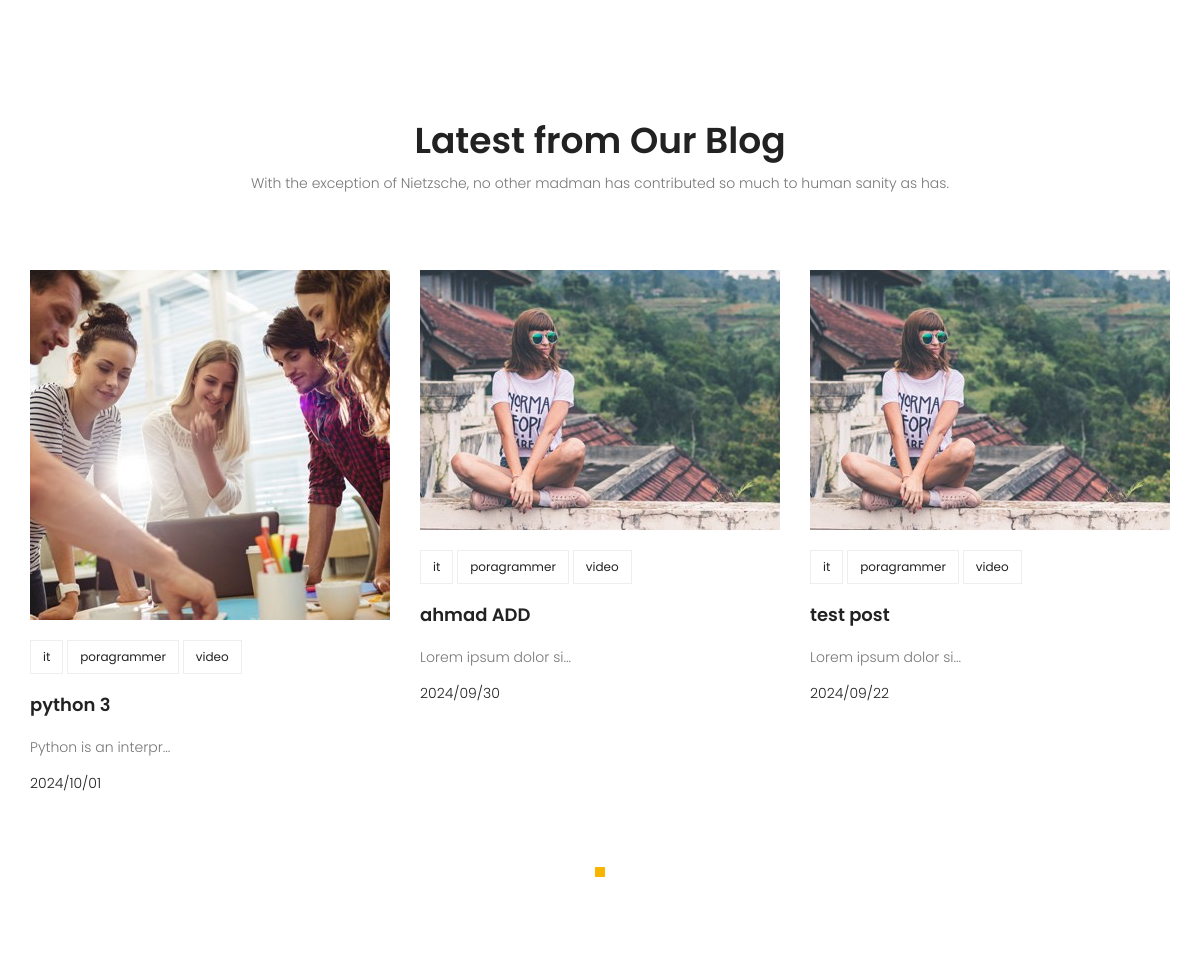
Before: / (middle part) with the older database file.
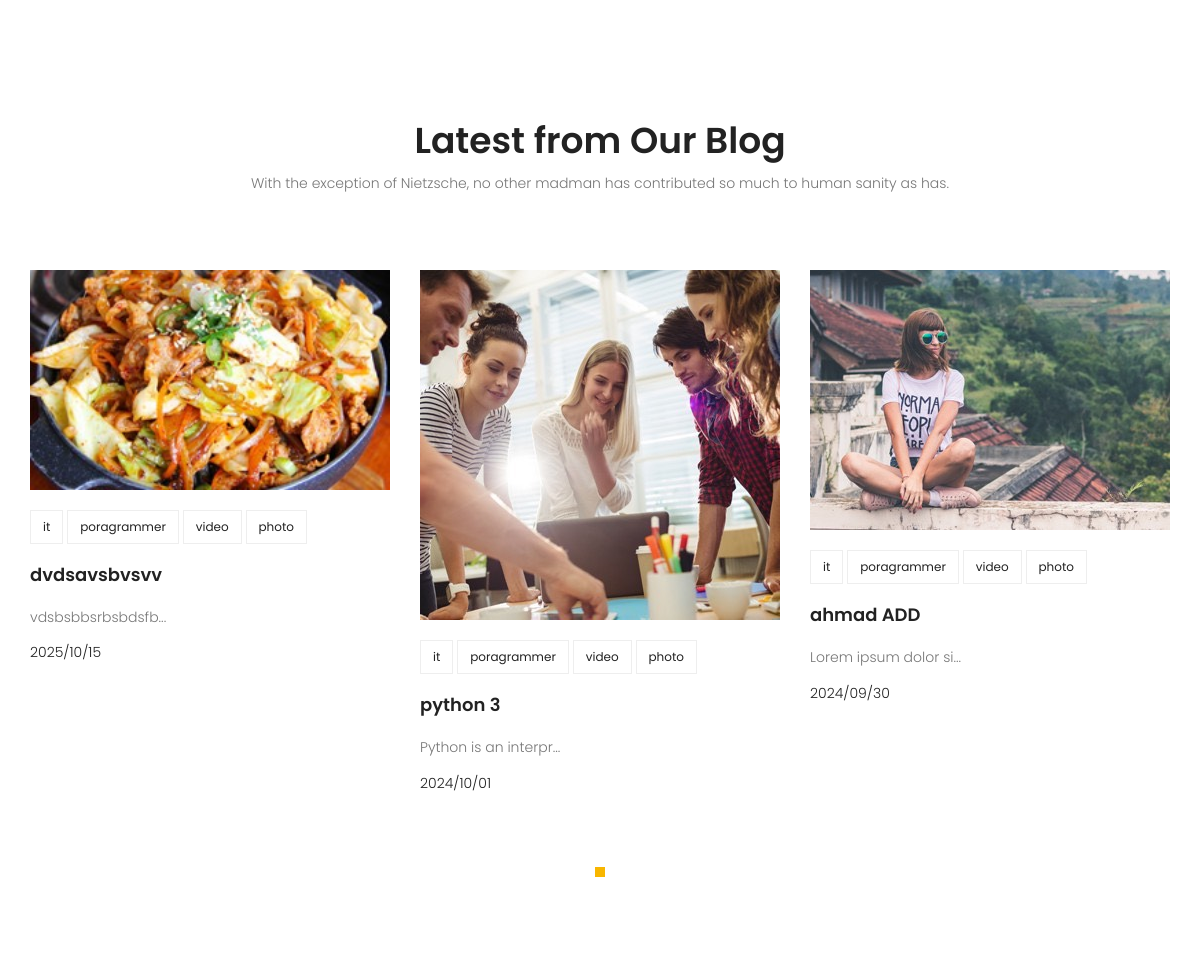
After: the same page with the newer database file.
### blog/models.py (models this page shows, shortened)
class post(models.Model):
    author= models.ForeignKey(User,on_delete=models.SET_NULL,null=True)
    img= models.ImageField(upload_to='blog/',default='default.jpg')
    titel= models.CharField(max_length=120)
    content= models.TextField()
    categore= models.ManyToManyField(categor)
    cuntent_view=models.IntegerField(default=0)
    status= models.BooleanField(default= False)
    publish_date= models.DateTimeField(null=True)
    created_date= models.DateTimeField(auto_now_add=True)
    update_date= models.DateTimeField(auto_now=True)
    class Meta:
        ordering = ['publish_date']

class categor(models.Model):
    name=models.CharField(max_length=255)
    def __str__(self):
        return self.name

### website/views.py (the view)
def index(request):
    return render(request,'website/index.html')

### blog/templatetags/blog-test.py (called while the page is built)
@register.filter(name='filter')
def h1(value,arg=20):
    return value[:arg]+'...'

### blog/templatetags/website-tag.py (called while the page is built)
@register.inclusion_tag('website/website-lates-post.html')
def lates_post(arg=3):
    now=timezone.now()
    posts=post.objects.filter(status=1,publish_date__lte=now).order_by('-publish_date')
    cat= categor.objects.all()
    cat_dict = {}
    for i in cat:
        p=posts.filter(categore = i )
        cat_dict[i] = p
    return {'posts': posts[:arg], 'category': cat_dict}

### templates/website/index.html (shortened to what this page needs)
{% extends "base.html" %}
{% load static %}
{% load website-tag %}
	{%block cotent%}
				{% lates_post %}
	{%endblock%}

### templates/website/website-lates-post.html
{% load static %}
{% load blog-test %}
<section class="recent-blog-area section-gap">
    <div class="container">
        <div class="row d-flex justify-content-center">
            <div class="menu-content pb-60 col-lg-9">
                <div class="title text-center">
                    <h1 class="mb-10">Latest from Our Blog</h1>
                    <p>With the exception of Nietzsche, no other madman has contributed so much to human sanity as has.</p>
                </div>
            </div>
        </div>
        <div class="row">
            <div class="active-recent-blog-carusel">
                {% for p in posts %}
                <div class="single-recent-blog-post item">
                    <div class="thumb">
                        <img class="img-fluid" src="{{p.img.url}}" alt="">
                    </div>
                    <div class="details">
                        <div class="tags">
                            <ul>
                                {% for name in category.keys %}
                                <li>
                                    <a href="{% url 'blog:blog_category' cat_name=name %}">{{name}}</a>
                                </li>
                                {%endfor%}
                            </ul>
                        </div>
                        <a href="{% url 'blog:blog_single' pid=p.id %}"><h4 class="title">{{p.titel}}</h4></a>
                        <p>
                           {{p.content|filter}}
                        </p>
                        <h6 class="date">{{p.publish_date|date:"o/m/d"}}</h6>
                    </div>
                </div>
                {% endfor %}
            </div>
        </div>
    </div>
</section>

Changed rows visible on the page:
no longer on this page (row edited): post: img (placeholder picture), titel "test post", content|filter "Lorem ipsum dolor si...", publish_date "2024/09/22", categor (name "it"), categor (name "poragrammer"), categor (name "video")
added post: img (picture), titel "dvdsavsbvsvv", content|filter "vdsbsbbsrbsbdsfb...", publish_date "2025/10/15", categor (name "it"), categor (name "poragrammer"), categor (name "video")
added categor: name "photo"
